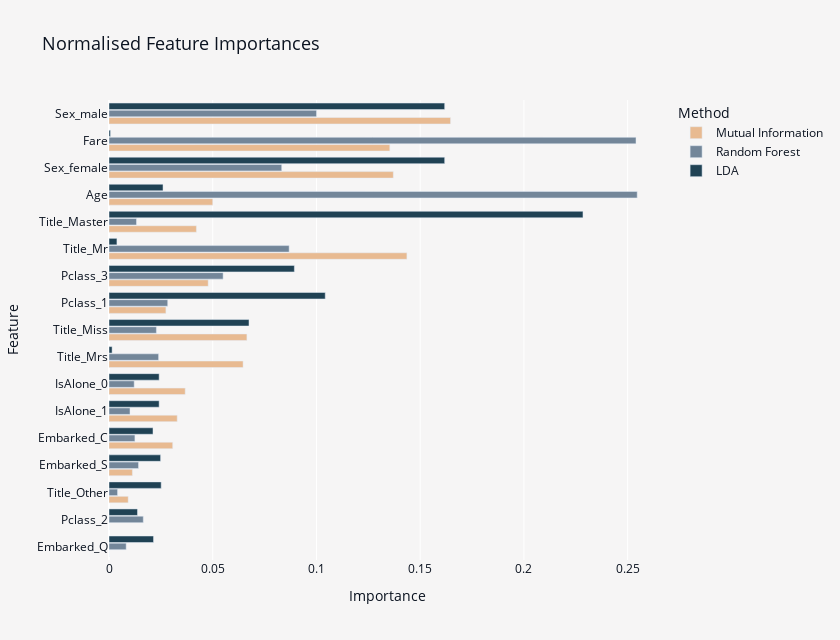

Notebook source saved alongside this figure:
### Code cell
melted = (
    importances.melt(var_name="Method", value_name="Importance", ignore_index=False)
    .reset_index()
    .rename(columns={"index": "Feature"})[::-1]
)

fig = px.bar(
    data_frame=melted,
    x="Importance",
    y="Feature",
    color="Method",
    barmode="group",
    height=640,
    width=840,
    color_discrete_sequence=["#e8ba91", "#738699", "#204254"],
    title="Normalised Feature Importances",
)
fig.update_layout(
    font_color=FONT_COLOR,
    title_font_size=18,
    plot_bgcolor=BACKGROUND_COLOR,
    paper_bgcolor=BACKGROUND_COLOR,
    bargroupgap=0.1,
)
fig.show()

### Figure 1 — Plotly figure (JSON) as saved in the notebook; plotly's stock layout.template omitted (floating-point values rounded to 4 significant figures)
{"data": [{"alignmentgroup": "True", "hovertemplate": "Method=Mutual Information<br>Importance=%{x}<br>Feature=%{y}<extra></extra>", "legendgroup": "Mutual Information", "marker": {"color": "#e8ba91", "pattern": {"shape": ""}}, "name": "Mutual Information", "offsetgroup": "Mutual Information", "orientation": "h", "showlegend": true, "textposition": "auto", "type": "bar", "x": [0, 0, 0.009252, 0.01128, 0.0307, 0.03288, 0.03674, 0.06463, 0.06648, 0.02743, 0.04781, 0.1436, 0.04214, 0.05001, 0.137, 0.1354, 0.1646], "xaxis": "x", "y": ["Embarked_Q", "Pclass_2", "Title_Other", "Embarked_S", "Embarked_C", "IsAlone_1", "IsAlone_0", "Title_Mrs", "Title_Miss", "Pclass_1", "Pclass_3", "Title_Mr", "Title_Master", "Age", "Sex_female", "Fare", "Sex_male"], "yaxis": "y"}, {"alignmentgroup": "True", "hovertemplate": "Method=Random Forest<br>Importance=%{x}<br>Feature=%{y}<extra></extra>", "legendgroup": "Random Forest", "marker": {"color": "#738699", "pattern": {"shape": ""}}, "name": "Random Forest", "offsetgroup": "Random Forest", "orientation": "h", "showlegend": true, "textposition": "auto", "type": "bar", "x": [0.008283, 0.01652, 0.004127, 0.01423, 0.01249, 0.01012, 0.01214, 0.02391, 0.02285, 0.0283, 0.05501, 0.08683, 0.01325, 0.2546, 0.08326, 0.254, 0.1], "xaxis": "x", "y": ["Embarked_Q", "Pclass_2", "Title_Other", "Embarked_S", "Embarked_C", "IsAlone_1", "IsAlone_0", "Title_Mrs", "Title_Miss", "Pclass_1", "Pclass_3", "Title_Mr", "Title_Master", "Age", "Sex_female", "Fare", "Sex_male"], "yaxis": "y"}, {"alignmentgroup": "True", "hovertemplate": "Method=LDA<br>Importance=%{x}<br>Feature=%{y}<extra></extra>", "legendgroup": "LDA", "marker": {"color": "#204254", "pattern": {"shape": ""}}, "name": "LDA", "offsetgroup": "LDA", "orientation": "h", "showlegend": true, "textposition": "auto", "type": "bar", "x": [0.02146, 0.01374, 0.02515, 0.02487, 0.02121, 0.02417, 0.02417, 0.001493, 0.06749, 0.1042, 0.08935, 0.00382, 0.2285, 0.02604, 0.1618, 0.0007196, 0.1618], "xaxis": "x", "y": ["Embarked_Q", "Pclass_2", "Title_Other", "Embarked_S", "Embarked_C", "IsAlone_1", "IsAlone_0", "Title_Mrs", "Title_Miss", "Pclass_1", "Pclass_3", "Title_Mr", "Title_Master", "Age", "Sex_female", "Fare", "Sex_male"], "yaxis": "y"}], "layout": {"bargroupgap": 0.1, "barmode": "group", "font": {"color": "#0b1320"}, "height": 640, "legend": {"title": {"text": "Method"}, "tracegroupgap": 0}, "paper_bgcolor": "#F6F5F5", "plot_bgcolor": "#F6F5F5", "title": {"font": {"size": 18}, "text": "Normalised Feature Importances"}, "width": 840, "xaxis": {"anchor": "y", "domain": [0, 1], "title": {"text": "Importance"}}, "yaxis": {"anchor": "x", "domain": [0, 1], "title": {"text": "Feature"}}}}
